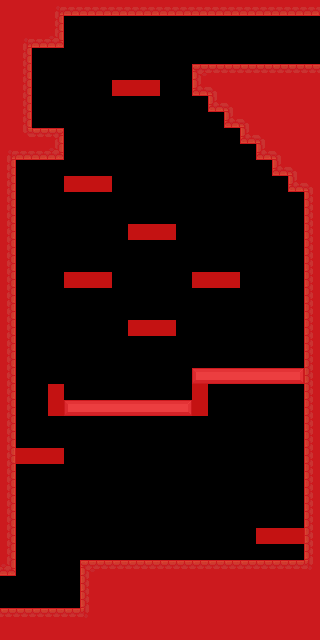

A level layout from a 2D game, rendered from its tile map. Below: a short description, then the map file with tile-grid data replaced by summaries:
An orthogonal 20x40 tile map with 16x16 px tiles, 2 tile layers (Sprites, Collisions), 1 hidden layer not drawn, 3 tilesets.

<map version="1.5" tiledversion="1.7.2" orientation="orthogonal" renderorder="right-down" width="20" height="40" tilewidth="16" tileheight="16" infinite="0" nextlayerid="4" nextobjectid="1">
 <tileset firstgid="1" name="UppMeta" tilewidth="16" tileheight="16" tilecount="9" columns="3">
  <image source="UppMeta.png" width="48" height="48" />
  <tile id="0">
   <properties>
    <property name="name" value="wall" />
   </properties>
  </tile>
  <tile id="1">
   <properties>
    <property name="name" value="platform" />
   </properties>
  </tile>
  <tile id="2">
   <properties>
    <property name="name" value="saw" />
   </properties>
  </tile>
  <tile id="3">
   <properties>
    <property name="name" value="spike" />
   </properties>
  </tile>
 </tileset>
 <tileset firstgid="10" name="Terrain (16x16)" tilewidth="16" tileheight="16" tilecount="242" columns="22">
  <image source="Terrain_(16x16)_1.png" width="352" height="176" />
  <wangsets>
   <wangset name="CornerSet" type="corner" tile="-1">
    <wangcolor name="grid4" color="#ff0000" tile="6" probability="1" />
    <wangcolor name="grid5" color="#00ff00" tile="94" probability="1" />
    <wangcolor name="grid6" color="#0000ff" tile="182" probability="1" />
    <wangcolor name="grid1" color="#ff7700" tile="0" probability="1" />
    <wangcolor name="grid2" color="#00e9ff" tile="88" probability="1" />
    <wangcolor name="grid3" color="#ff00d8" tile="176" probability="1" />
    <wangcolor name="grid7" color="#ffff00" tile="105" probability="1" />
    <wangtile tileid="0" wangid="0,0,0,4,0,0,0,0" />
    <wangtile tileid="1" wangid="0,0,0,4,0,4,0,0" />
    <wangtile tileid="2" wangid="0,0,0,0,0,4,0,0" />
    <wangtile tileid="3" wangid="0,4,0,0,0,4,0,4" />
    <wangtile tileid="4" wangid="0,4,0,4,0,0,0,4" />
    <wangtile tileid="6" wangid="0,0,0,1,0,0,0,0" />
    <wangtile tileid="7" wangid="0,0,0,1,0,1,0,0" />
    <wangtile tileid="8" wangid="0,0,0,0,0,1,0,0" />
    <wangtile tileid="9" wangid="0,1,0,0,0,1,0,1" />
    <wangtile tileid="10" wangid="0,1,0,1,0,0,0,1" />
    <wangtile tileid="22" wangid="0,4,0,4,0,0,0,0" />
    <wangtile tileid="23" wangid="0,4,0,4,0,4,0,4" />
    <wangtile tileid="24" wangid="0,0,0,0,0,4,0,4" />
    <wangtile tileid="25" wangid="0,0,0,4,0,4,0,4" />
    <wangtile tileid="26" wangid="0,4,0,4,0,4,0,0" />
    <wangtile tileid="28" wangid="0,1,0,1,0,0,0,0" />
    <wangtile tileid="29" wangid="0,1,0,1,0,1,0,1" />
    <wangtile tileid="30" wangid="0,0,0,0,0,1,0,1" />
    <wangtile tileid="31" wangid="0,0,0,1,0,1,0,1" />
    <wangtile tileid="32" wangid="0,1,0,1,0,1,0,0" />
    <wangtile tileid="44" wangid="0,4,0,0,0,0,0,0" />
    <wangtile tileid="45" wangid="0,4,0,0,0,0,0,4" />
    <wangtile tileid="46" wangid="0,0,0,0,0,0,0,4" />
    <wangtile tileid="50" wangid="0,1,0,0,0,0,0,0" />
    <wangtile tileid="51" wangid="0,1,0,0,0,0,0,1" />
    <wangtile tileid="52" wangid="0,0,0,0,0,0,0,1" />
    <wangtile tileid="88" wangid="0,0,0,5,0,0,0,0" />
    <wangtile tileid="89" wangid="0,0,0,5,0,5,0,0" />
    <wangtile tileid="90" wangid="0,0,0,0,0,5,0,0" />
    <wangtile tileid="91" wangid="0,5,0,0,0,5,0,5" />
    <wangtile tileid="92" wangid="0,5,0,5,0,0,0,5" />
    <wangtile tileid="94" wangid="0,0,0,2,0,0,0,0" />
    <wangtile tileid="95" wangid="0,0,0,2,0,2,0,0" />
    <wangtile tileid="96" wangid="0,0,0,0,0,2,0,0" />
    <wangtile tileid="97" wangid="0,2,0,0,0,2,0,2" />
    <wangtile tileid="98" wangid="0,2,0,2,0,0,0,2" />
    <wangtile tileid="105" wangid="0,0,0,7,0,0,0,0" />
    <wangtile tileid="106" wangid="0,0,0,7,0,7,0,0" />
    <wangtile tileid="107" wangid="0,0,0,0,0,7,0,0" />
    <wangtile tileid="108" wangid="0,7,0,0,0,7,0,7" />
    <wangtile tileid="109" wangid="0,7,0,7,0,0,0,7" />
    <wangtile tileid="110" wangid="0,5,0,5,0,0,0,0" />
    <wangtile tileid="111" wangid="0,5,0,5,0,5,0,5" />
    <wangtile tileid="112" wangid="0,0,0,0,0,5,0,5" />
    <wangtile tileid="113" wangid="0,0,0,5,0,5,0,5" />
    <wangtile tileid="114" wangid="0,5,0,5,0,5,0,0" />
    <wangtile tileid="116" wangid="0,2,0,2,0,0,0,0" />
    <wangtile tileid="117" wangid="0,2,0,2,0,2,0,2" />
    <wangtile tileid="118" wangid="0,0,0,0,0,2,0,2" />
    <wangtile tileid="119" wangid="0,0,0,2,0,2,0,2" />
    <wangtile tileid="120" wangid="0,2,0,2,0,2,0,0" />
    <wangtile tileid="127" wangid="0,7,0,7,0,0,0,0" />
    <wangtile tileid="128" wangid="0,7,0,7,0,7,0,7" />
    <wangtile tileid="129" wangid="0,0,0,0,0,7,0,7" />
    <wangtile tileid="130" wangid="0,0,0,7,0,7,0,7" />
    <wangtile tileid="131" wangid="0,7,0,7,0,7,0,0" />
    <wangtile tileid="132" wangid="0,5,0,0,0,0,0,0" />
    <wangtile tileid="133" wangid="0,5,0,0,0,0,0,5" />
    <wangtile tileid="134" wangid="0,0,0,0,0,0,0,5" />
    <wangtile tileid="138" wangid="0,2,0,0,0,0,0,0" />
    <wangtile tileid="139" wangid="0,2,0,0,0,0,0,2" />
    <wangtile tileid="140" wangid="0,0,0,0,0,0,0,2" />
    <wangtile tileid="149" wangid="0,7,0,0,0,0,0,0" />
    <wangtile tileid="150" wangid="0,7,0,0,0,0,0,7" />
    <wangtile tileid="151" wangid="0,0,0,0,0,0,0,7" />
    <wangtile tileid="176" wangid="0,0,0,6,0,0,0,0" />
    <wangtile tileid="177" wangid="0,0,0,6,0,6,0,0" />
    <wangtile tileid="178" wangid="0,0,0,0,0,6,0,0" />
    <wangtile tileid="179" wangid="0,6,0,0,0,6,0,6" />
    <wangtile tileid="180" wangid="0,6,0,6,0,0,0,6" />
    <wangtile tileid="182" wangid="0,0,0,3,0,0,0,0" />
    <wangtile tileid="183" wangid="0,0,0,3,0,3,0,0" />
    <wangtile tileid="184" wangid="0,0,0,0,0,3,0,0" />
    <wangtile tileid="185" wangid="0,3,0,0,0,3,0,3" />
    <wangtile tileid="186" wangid="0,3,0,3,0,0,0,3" />
    <wangtile tileid="198" wangid="0,6,0,6,0,0,0,0" />
    <wangtile tileid="199" wangid="0,6,0,6,0,6,0,6" />
    <wangtile tileid="200" wangid="0,0,0,0,0,6,0,6" />
    <wangtile tileid="201" wangid="0,0,0,6,0,6,0,6" />
    <wangtile tileid="202" wangid="0,6,0,6,0,6,0,0" />
    <wangtile tileid="204" wangid="0,3,0,3,0,0,0,0" />
    <wangtile tileid="205" wangid="0,3,0,3,0,3,0,3" />
    <wangtile tileid="206" wangid="0,0,0,0,0,3,0,3" />
    <wangtile tileid="207" wangid="0,0,0,3,0,3,0,3" />
    <wangtile tileid="208" wangid="0,3,0,3,0,3,0,0" />
    <wangtile tileid="220" wangid="0,6,0,0,0,0,0,0" />
    <wangtile tileid="221" wangid="0,6,0,0,0,0,0,6" />
    <wangtile tileid="222" wangid="0,0,0,0,0,0,0,6" />
    <wangtile tileid="226" wangid="0,3,0,0,0,0,0,0" />
    <wangtile tileid="227" wangid="0,3,0,0,0,0,0,3" />
    <wangtile tileid="228" wangid="0,0,0,0,0,0,0,3" />
   </wangset>
   <wangset name="EdgeSet" type="edge" tile="-1">
    <wangcolor name="edge1" color="#ff0000" tile="18" probability="1" />
    <wangcolor name="edge2" color="#00ff00" tile="40" probability="1" />
    <wangcolor name="edge3" color="#0000ff" tile="62" probability="1" />
    <wangtile tileid="17" wangid="1,0,1,0,0,0,0,0" />
    <wangtile tileid="18" wangid="1,0,1,0,0,0,1,0" />
    <wangtile tileid="19" wangid="1,0,0,0,0,0,1,0" />
    <wangtile tileid="39" wangid="2,0,2,0,0,0,0,0" />
    <wangtile tileid="40" wangid="2,0,2,0,0,0,2,0" />
    <wangtile tileid="41" wangid="2,0,0,0,0,0,2,0" />
    <wangtile tileid="61" wangid="3,0,3,0,0,0,0,0" />
    <wangtile tileid="62" wangid="3,0,3,0,0,0,3,0" />
    <wangtile tileid="63" wangid="3,0,0,0,0,0,3,0" />
   </wangset>
   <wangset name="MIxedSet" type="mixed" tile="-1">
    <wangcolor name="mixed1" color="#ff0000" tile="34" probability="1" />
    <wangcolor name="mixed2" color="#00ff00" tile="122" probability="1" />
    <wangcolor name="mixed3" color="#0000ff" tile="210" probability="1" />
    <wangcolor name="mixed" color="#ff7700" tile="215" probability="1" />
    <wangtile tileid="12" wangid="0,0,1,0,0,0,0,0" />
    <wangtile tileid="13" wangid="0,0,1,0,0,0,1,0" />
    <wangtile tileid="14" wangid="0,0,0,0,0,0,1,0" />
    <wangtile tileid="15" wangid="0,0,0,0,1,0,0,0" />
    <wangtile tileid="34" wangid="1,1,1,1,1,1,1,1" />
    <wangtile tileid="35" wangid="0,0,1,1,1,0,0,0" />
    <wangtile tileid="36" wangid="0,0,0,0,1,1,1,0" />
    <wangtile tileid="37" wangid="1,0,0,0,1,0,0,0" />
    <wangtile tileid="57" wangid="1,1,1,0,0,0,0,0" />
    <wangtile tileid="58" wangid="1,0,0,0,0,0,1,1" />
    <wangtile tileid="59" wangid="1,0,0,0,0,0,0,0" />
    <wangtile tileid="100" wangid="0,0,2,0,0,0,0,0" />
    <wangtile tileid="101" wangid="0,0,2,0,0,0,2,0" />
    <wangtile tileid="102" wangid="0,0,0,0,0,0,2,0" />
    <wangtile tileid="103" wangid="0,0,0,0,2,0,0,0" />
    <wangtile tileid="122" wangid="2,2,2,2,2,2,2,2" />
    <wangtile tileid="123" wangid="0,0,2,2,2,0,0,0" />
    <wangtile tileid="124" wangid="0,0,0,0,2,2,2,0" />
    <wangtile tileid="125" wangid="2,0,0,0,2,0,0,0" />
    <wangtile tileid="145" wangid="2,2,2,0,0,0,0,0" />
    <wangtile tileid="146" wangid="2,0,0,0,0,0,2,2" />
    <wangtile tileid="147" wangid="2,0,0,0,0,0,0,0" />
    <wangtile tileid="188" wangid="0,0,3,0,0,0,0,0" />
    <wangtile tileid="189" wangid="0,0,3,0,0,0,3,0" />
    <wangtile tileid="190" wangid="0,0,0,0,0,0,3,0" />
    <wangtile tileid="191" wangid="0,0,0,0,3,0,0,0" />
    <wangtile tileid="193" wangid="0,0,4,0,0,0,0,0" />
    <wangtile tileid="194" wangid="0,0,4,0,0,0,4,0" />
    <wangtile tileid="195" wangid="0,0,0,0,0,0,4,0" />
    <wangtile tileid="196" wangid="0,0,0,0,4,0,0,0" />
    <wangtile tileid="210" wangid="3,3,3,3,3,3,3,3" />
    <wangtile tileid="211" wangid="0,0,3,3,3,0,0,0" />
    <wangtile tileid="212" wangid="0,0,0,0,3,3,3,0" />
    <wangtile tileid="213" wangid="3,0,0,0,3,0,0,0" />
    <wangtile tileid="215" wangid="4,4,4,4,4,4,4,4" />
    <wangtile tileid="216" wangid="0,0,4,4,4,0,0,0" />
    <wangtile tileid="217" wangid="0,0,0,0,4,4,4,0" />
    <wangtile tileid="218" wangid="4,0,0,0,4,0,0,0" />
    <wangtile tileid="233" wangid="3,3,3,0,0,0,0,0" />
    <wangtile tileid="234" wangid="3,0,0,0,0,0,3,3" />
    <wangtile tileid="235" wangid="3,0,0,0,0,0,0,0" />
    <wangtile tileid="238" wangid="4,4,4,0,0,0,0,0" />
    <wangtile tileid="239" wangid="4,0,0,0,0,0,4,4" />
    <wangtile tileid="240" wangid="4,0,0,0,0,0,0,0" />
   </wangset>
  </wangsets>
 </tileset>
 <tileset firstgid="252" name="Collision" tilewidth="16" tileheight="16" tilecount="2" columns="2">
  <image source="Collision.png" width="32" height="16" />
 </tileset>
 <layer id="1" name="Sprites" width="20" height="40">
  <properties>
   <property name="Draw" type="int" value="1" />
   <property name="IsMeta" type="int" value="0" />
  </properties>
  <data>[800 cells, 238 non-empty, 16 distinct tile ids]</data>
 </layer>
 <layer id="2" name="MetaData" width="20" height="40" visible="0">
  <properties>
   <property name="Draw" type="int" value="0" />
   <property name="IsMeta" type="int" value="1" />
  </properties>
  <data>[800 cells, 151 non-empty, 5 distinct tile ids]</data>
 </layer>
 <layer id="3" name="Collisions" width="20" height="40">
  <properties>
   <property name="Draw" type="int" value="0" />
   <property name="Navigation" type="int" value="1" />
  </properties>
  <data>[800 cells, 266 non-empty, 1 distinct tile ids]</data>
 </layer>
</map>
